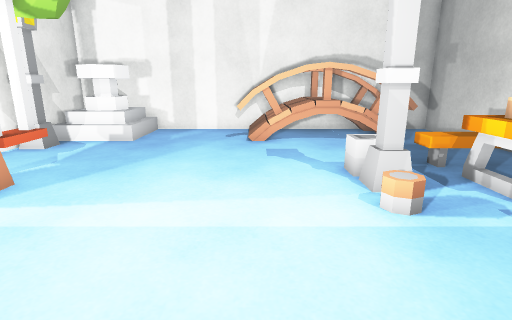
View 1 (above)

16 first-person views from a walk through a scene from a Unity 3-D project. The camera is 1.3 m above the floor, tilts 14° down and sees 80° across. The floor is counted in squares, 0.5 m on a side. Each view is taken from the middle of a square. On the plan, view 1 faces up. The plan holds only what a view shows up to about 20 squares ahead; the rest is blank. The player character is not drawn. Some animated figures are left out. Some surface patterns are stand-ins.

View 2
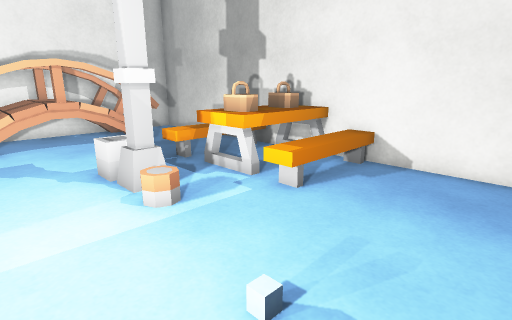

View 3
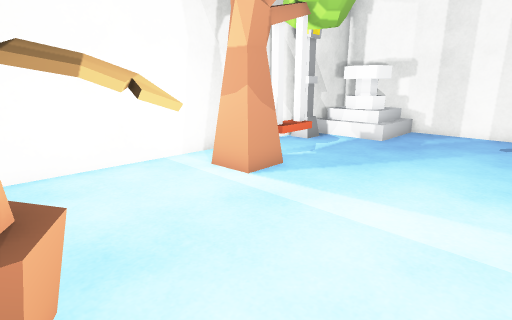

View 4
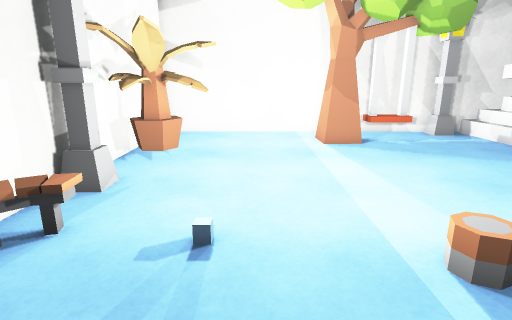

View 5
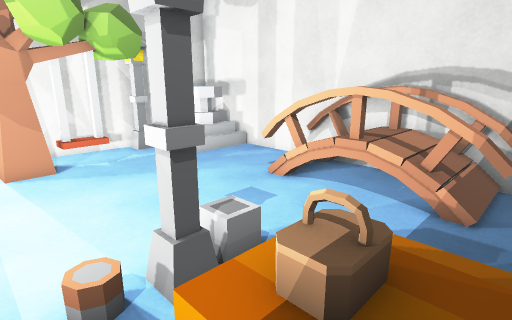

View 6
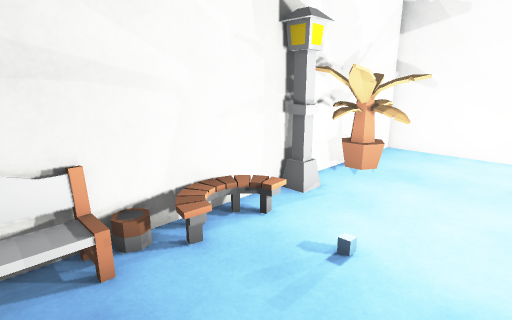

View 7
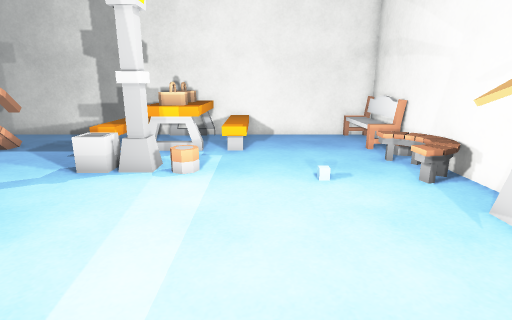

View 8
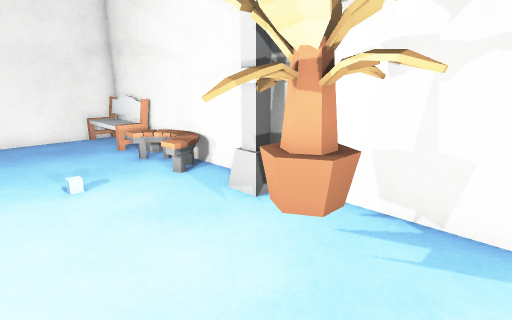

View 9
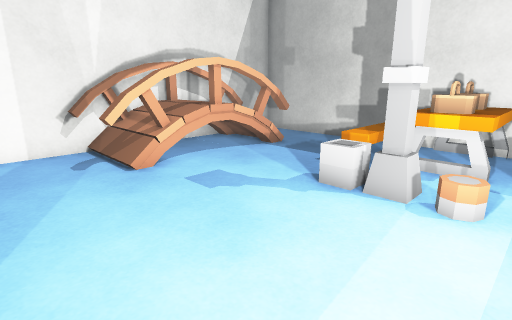

View 10
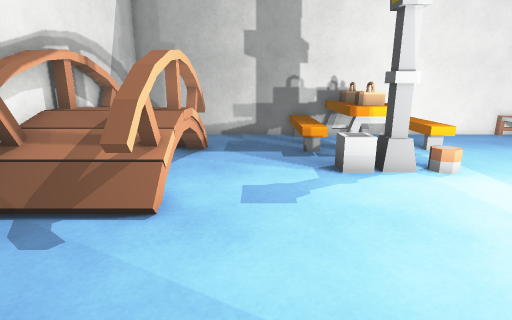

View 11
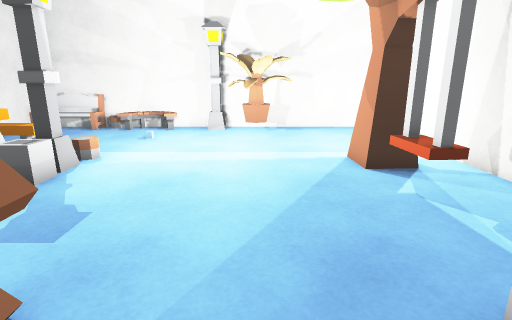

View 12
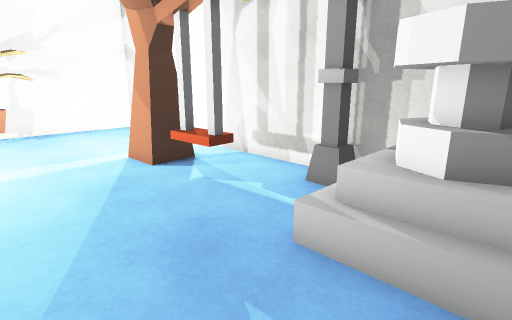

View 13
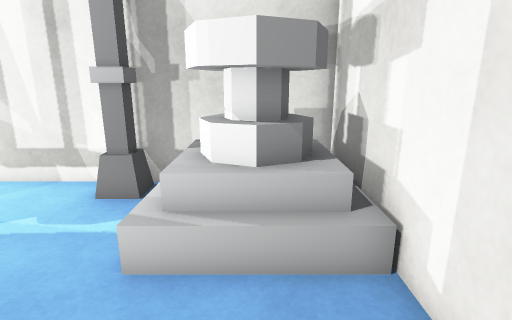

View 14
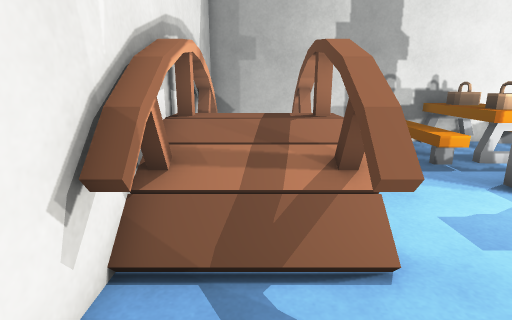

View 15
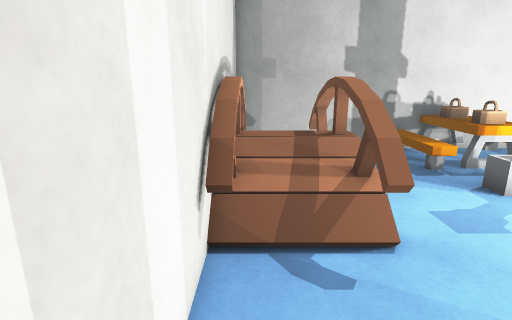

View 16
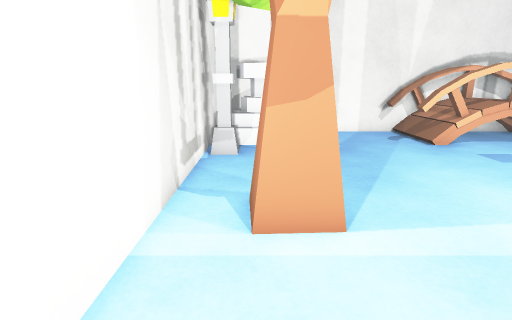

### Floor plan
Key: @ floor where view 1 was taken; # wall or solid block; . main floor; : floor 0.25 m higher than the main floor; + floor 0.5 m higher than the main floor; * floor 0.75 m higher than the main floor; % floor 1 m higher than the main floor; / step, stairs or slope; = window, fence, low wall or low ledge; T thing the floor can be seen under or through; O other object.
Columns run from 10 left of view 1 to 10 right of it. Each row starts with its distance up from view 1.
 18 #####################
 17 #OOO/....==####===..#
 16 #OOO/.....:+*%%///..#
 15 #OOO/....=TTT#TTT#..#
 14 #////....=TT=#==T#..#
 13 #O..................#
 12 #O..................#
 11 #...................#
 10 #.OO............OOOO#
  9 #.OO.........O......#
  8 #.OO.........OO.OOOOO
  7 #.O#.........OO.OOOOO
  6 #.OO.........O..OOOO#
  5 #...............++++#
  4 #...................#
  3 #...................#
  2 #...........O.......#
  1 #......OO...........#
  0 #....OOOO.@.........#
 -1 #.....OOOOO.O.O..OOO#
 -2 ##################O##

Positions as (right, up) in squares from view 1, and headings:
1: (0, 0), facing up
2: (0, 0), facing up-right
3: (0, 0), facing up-left
4: (7, 3), facing left
5: (8, 5), facing up-left
6: (8, 5), facing down-left
7: (-6, 4), facing right
8: (-6, 4), facing down-right
9: (-4, 5), facing up-right
10: (-6, 12), facing right
11: (-3, 17), facing down
12: (-2, 17), facing down-left
13: (-2, 16), facing left
14: (-4, 16), facing right
15: (-6, 17), facing right
16: (-8, 1), facing up
